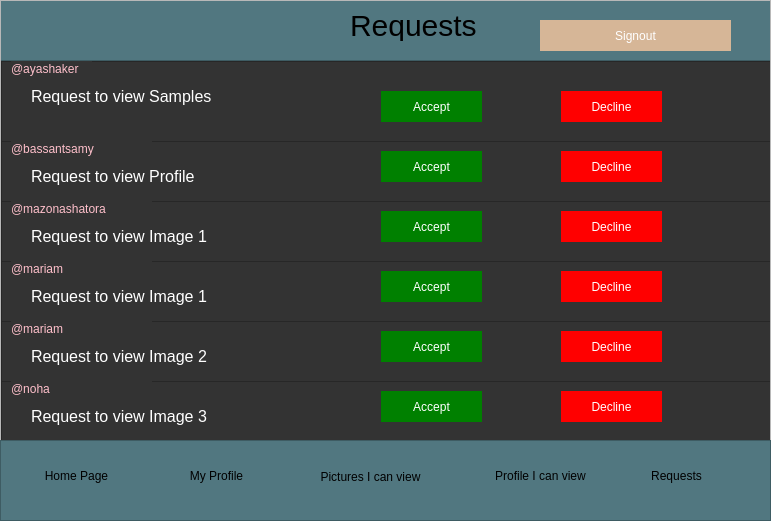
<?xml version="1.0" encoding="UTF-8"?>
<ui version="4.0">
 <class>Requests</class>
 <widget class="QWidget" name="Requests">
  <property name="geometry">
   <rect>
    <x>0</x>
    <y>0</y>
    <width>771</width>
    <height>521</height>
   </rect>
  </property>
  <property name="windowTitle">
   <string>Form</string>
  </property>
  <widget class="QScrollArea" name="scrollArea">
   <property name="geometry">
    <rect>
     <x>0</x>
     <y>0</y>
     <width>771</width>
     <height>481</height>
    </rect>
   </property>
   <property name="widgetResizable">
    <bool>true</bool>
   </property>
   <widget class="QWidget" name="scrollAreaWidgetContents">
    <property name="geometry">
     <rect>
      <x>0</x>
      <y>0</y>
      <width>769</width>
      <height>479</height>
     </rect>
    </property>
    <widget class="QFrame" name="frame">
     <property name="geometry">
      <rect>
       <x>-1</x>
       <y>-1</y>
       <width>771</width>
       <height>61</height>
      </rect>
     </property>
     <property name="styleSheet">
      <string notr="true">QFrame
{
background:rgb(81,119,128);
}</string>
     </property>
     <property name="frameShape">
      <enum>QFrame::StyledPanel</enum>
     </property>
     <property name="frameShadow">
      <enum>QFrame::Raised</enum>
     </property>
     <widget class="QLabel" name="label">
      <property name="geometry">
       <rect>
        <x>350</x>
        <y>10</y>
        <width>141</width>
        <height>31</height>
       </rect>
      </property>
      <property name="styleSheet">
       <string notr="true">QLabel
{
font-size:30px;
}</string>
      </property>
      <property name="text">
       <string>Requests</string>
      </property>
     </widget>
     <widget class="QPushButton" name="Signup">
      <property name="geometry">
       <rect>
        <x>540</x>
        <y>20</y>
        <width>191</width>
        <height>31</height>
       </rect>
      </property>
      <property name="styleSheet">
       <string notr="true">QPushButton
{
background:rgb(214,182,151);
border-radius:60px;
color:white;
}
QPushButton:hover
{
background:argb(214,182,151);
border-radius:60px;
color:white;
}</string>
      </property>
      <property name="text">
       <string>Signout</string>
      </property>
     </widget>
    </widget>
    <widget class="QFrame" name="frame_3">
     <property name="geometry">
      <rect>
       <x>0</x>
       <y>60</y>
       <width>771</width>
       <height>81</height>
      </rect>
     </property>
     <property name="styleSheet">
      <string notr="true">QFrame
{
background:#333;
}</string>
     </property>
     <property name="frameShape">
      <enum>QFrame::StyledPanel</enum>
     </property>
     <property name="frameShadow">
      <enum>QFrame::Raised</enum>
     </property>
     <widget class="QPushButton" name="pushButton">
      <property name="geometry">
       <rect>
        <x>380</x>
        <y>30</y>
        <width>101</width>
        <height>31</height>
       </rect>
      </property>
      <property name="styleSheet">
       <string notr="true">QPushButton
{
background:green;
border-radius:60px;
color:white;
}
QPushButton:hover
{
background:argb(214,182,151);
border-radius:60px;
color:white;
}</string>
      </property>
      <property name="text">
       <string>Accept</string>
      </property>
     </widget>
     <widget class="QLabel" name="label_2">
      <property name="geometry">
       <rect>
        <x>10</x>
        <y>0</y>
        <width>81</width>
        <height>16</height>
       </rect>
      </property>
      <property name="styleSheet">
       <string notr="true">QLabel
{
color:pink;
}</string>
      </property>
      <property name="text">
       <string>@ayashaker</string>
      </property>
     </widget>
     <widget class="QLabel" name="label_3">
      <property name="geometry">
       <rect>
        <x>30</x>
        <y>25</y>
        <width>191</width>
        <height>21</height>
       </rect>
      </property>
      <property name="styleSheet">
       <string notr="true">#label_3
{
color:white;
font-size:16px;
}</string>
      </property>
      <property name="text">
       <string>Request to view Samples</string>
      </property>
     </widget>
    </widget>
    <widget class="QPushButton" name="pushButton_2">
     <property name="geometry">
      <rect>
       <x>560</x>
       <y>90</y>
       <width>101</width>
       <height>31</height>
      </rect>
     </property>
     <property name="styleSheet">
      <string notr="true">QPushButton
{
background:red;
border-radius:60px;
color:white;
}
QPushButton:hover
{
background:argb(214,182,151);
border-radius:60px;
color:white;
}</string>
     </property>
     <property name="text">
      <string>Decline</string>
     </property>
    </widget>
    <widget class="QFrame" name="frame_4">
     <property name="geometry">
      <rect>
       <x>0</x>
       <y>140</y>
       <width>771</width>
       <height>61</height>
      </rect>
     </property>
     <property name="styleSheet">
      <string notr="true">QFrame
{
background:#333;
}</string>
     </property>
     <property name="frameShape">
      <enum>QFrame::StyledPanel</enum>
     </property>
     <property name="frameShadow">
      <enum>QFrame::Raised</enum>
     </property>
     <widget class="QPushButton" name="pushButton_4">
      <property name="geometry">
       <rect>
        <x>380</x>
        <y>10</y>
        <width>101</width>
        <height>31</height>
       </rect>
      </property>
      <property name="styleSheet">
       <string notr="true">QPushButton
{
background:green;
border-radius:60px;
color:white;
}
QPushButton:hover
{
background:argb(214,182,151);
border-radius:60px;
color:white;
}</string>
      </property>
      <property name="text">
       <string>Accept</string>
      </property>
     </widget>
     <widget class="QLabel" name="label_6">
      <property name="geometry">
       <rect>
        <x>10</x>
        <y>0</y>
        <width>141</width>
        <height>16</height>
       </rect>
      </property>
      <property name="styleSheet">
       <string notr="true">QLabel
{
color:pink;
}</string>
      </property>
      <property name="text">
       <string>@bassantsamy</string>
      </property>
     </widget>
     <widget class="QLabel" name="label_7">
      <property name="geometry">
       <rect>
        <x>30</x>
        <y>25</y>
        <width>191</width>
        <height>21</height>
       </rect>
      </property>
      <property name="styleSheet">
       <string notr="true">QLabel
{
color:white;
font-size:16px;
}</string>
      </property>
      <property name="text">
       <string>Request to view Profile</string>
      </property>
     </widget>
     <widget class="QPushButton" name="pushButton_5">
      <property name="geometry">
       <rect>
        <x>560</x>
        <y>10</y>
        <width>101</width>
        <height>31</height>
       </rect>
      </property>
      <property name="styleSheet">
       <string notr="true">QPushButton
{
background:red;
border-radius:60px;
color:white;
}
QPushButton:hover
{
background:argb(214,182,151);
border-radius:60px;
color:white;
}</string>
      </property>
      <property name="text">
       <string>Decline</string>
      </property>
     </widget>
    </widget>
    <widget class="QFrame" name="frame_5">
     <property name="geometry">
      <rect>
       <x>0</x>
       <y>200</y>
       <width>771</width>
       <height>61</height>
      </rect>
     </property>
     <property name="styleSheet">
      <string notr="true">QFrame
{
background:#333;
}</string>
     </property>
     <property name="frameShape">
      <enum>QFrame::StyledPanel</enum>
     </property>
     <property name="frameShadow">
      <enum>QFrame::Raised</enum>
     </property>
     <widget class="QPushButton" name="pushButton_6">
      <property name="geometry">
       <rect>
        <x>380</x>
        <y>10</y>
        <width>101</width>
        <height>31</height>
       </rect>
      </property>
      <property name="styleSheet">
       <string notr="true">QPushButton
{
background:green;
border-radius:60px;
color:white;
}
QPushButton:hover
{
background:argb(214,182,151);
border-radius:60px;
color:white;
}</string>
      </property>
      <property name="text">
       <string>Accept</string>
      </property>
     </widget>
     <widget class="QLabel" name="label_8">
      <property name="geometry">
       <rect>
        <x>10</x>
        <y>0</y>
        <width>141</width>
        <height>16</height>
       </rect>
      </property>
      <property name="styleSheet">
       <string notr="true">QLabel
{
color:pink;
}</string>
      </property>
      <property name="text">
       <string>@mazonashatora</string>
      </property>
     </widget>
     <widget class="QLabel" name="label_9">
      <property name="geometry">
       <rect>
        <x>30</x>
        <y>25</y>
        <width>191</width>
        <height>21</height>
       </rect>
      </property>
      <property name="styleSheet">
       <string notr="true">QLabel
{
color:white;
font-size:16px;
}</string>
      </property>
      <property name="text">
       <string>Request to view Image 1</string>
      </property>
     </widget>
     <widget class="QPushButton" name="pushButton_7">
      <property name="geometry">
       <rect>
        <x>560</x>
        <y>10</y>
        <width>101</width>
        <height>31</height>
       </rect>
      </property>
      <property name="styleSheet">
       <string notr="true">QPushButton
{
background:red;
border-radius:60px;
color:white;
}
QPushButton:hover
{
background:argb(214,182,151);
border-radius:60px;
color:white;
}</string>
      </property>
      <property name="text">
       <string>Decline</string>
      </property>
     </widget>
    </widget>
    <widget class="QFrame" name="frame_6">
     <property name="geometry">
      <rect>
       <x>0</x>
       <y>260</y>
       <width>781</width>
       <height>61</height>
      </rect>
     </property>
     <property name="styleSheet">
      <string notr="true">QFrame
{
background:#333;
}</string>
     </property>
     <property name="frameShape">
      <enum>QFrame::StyledPanel</enum>
     </property>
     <property name="frameShadow">
      <enum>QFrame::Raised</enum>
     </property>
     <widget class="QPushButton" name="pushButton_8">
      <property name="geometry">
       <rect>
        <x>380</x>
        <y>10</y>
        <width>101</width>
        <height>31</height>
       </rect>
      </property>
      <property name="styleSheet">
       <string notr="true">QPushButton
{
background:green;
border-radius:60px;
color:white;
}
QPushButton:hover
{
background:argb(214,182,151);
border-radius:60px;
color:white;
}</string>
      </property>
      <property name="text">
       <string>Accept</string>
      </property>
     </widget>
     <widget class="QLabel" name="label_10">
      <property name="geometry">
       <rect>
        <x>10</x>
        <y>0</y>
        <width>141</width>
        <height>16</height>
       </rect>
      </property>
      <property name="styleSheet">
       <string notr="true">QLabel
{
color:pink;
}</string>
      </property>
      <property name="text">
       <string>@mariam</string>
      </property>
     </widget>
     <widget class="QLabel" name="label_11">
      <property name="geometry">
       <rect>
        <x>30</x>
        <y>25</y>
        <width>191</width>
        <height>21</height>
       </rect>
      </property>
      <property name="styleSheet">
       <string notr="true">QLabel
{
color:white;
font-size:16px;
}</string>
      </property>
      <property name="text">
       <string>Request to view Image 1</string>
      </property>
     </widget>
     <widget class="QPushButton" name="pushButton_9">
      <property name="geometry">
       <rect>
        <x>560</x>
        <y>10</y>
        <width>101</width>
        <height>31</height>
       </rect>
      </property>
      <property name="styleSheet">
       <string notr="true">QPushButton
{
background:red;
border-radius:60px;
color:white;
}
QPushButton:hover
{
background:argb(214,182,151);
border-radius:60px;
color:white;
}</string>
      </property>
      <property name="text">
       <string>Decline</string>
      </property>
     </widget>
    </widget>
    <widget class="QFrame" name="frame_7">
     <property name="geometry">
      <rect>
       <x>0</x>
       <y>320</y>
       <width>771</width>
       <height>61</height>
      </rect>
     </property>
     <property name="styleSheet">
      <string notr="true">QFrame
{
background:#333;
}</string>
     </property>
     <property name="frameShape">
      <enum>QFrame::StyledPanel</enum>
     </property>
     <property name="frameShadow">
      <enum>QFrame::Raised</enum>
     </property>
     <widget class="QPushButton" name="pushButton_10">
      <property name="geometry">
       <rect>
        <x>380</x>
        <y>10</y>
        <width>101</width>
        <height>31</height>
       </rect>
      </property>
      <property name="styleSheet">
       <string notr="true">QPushButton
{
background:green;
border-radius:60px;
color:white;
}
QPushButton:hover
{
background:argb(214,182,151);
border-radius:60px;
color:white;
}</string>
      </property>
      <property name="text">
       <string>Accept</string>
      </property>
     </widget>
     <widget class="QLabel" name="label_12">
      <property name="geometry">
       <rect>
        <x>10</x>
        <y>0</y>
        <width>141</width>
        <height>16</height>
       </rect>
      </property>
      <property name="styleSheet">
       <string notr="true">QLabel
{
color:pink;
}</string>
      </property>
      <property name="text">
       <string>@mariam</string>
      </property>
     </widget>
     <widget class="QLabel" name="label_13">
      <property name="geometry">
       <rect>
        <x>30</x>
        <y>25</y>
        <width>191</width>
        <height>21</height>
       </rect>
      </property>
      <property name="styleSheet">
       <string notr="true">QLabel
{
color:white;
font-size:16px;
}</string>
      </property>
      <property name="text">
       <string>Request to view Image 2</string>
      </property>
     </widget>
     <widget class="QPushButton" name="pushButton_11">
      <property name="geometry">
       <rect>
        <x>560</x>
        <y>10</y>
        <width>101</width>
        <height>31</height>
       </rect>
      </property>
      <property name="styleSheet">
       <string notr="true">QPushButton
{
background:red;
border-radius:60px;
color:white;
}
QPushButton:hover
{
background:argb(214,182,151);
border-radius:60px;
color:white;
}</string>
      </property>
      <property name="text">
       <string>Decline</string>
      </property>
     </widget>
    </widget>
    <widget class="QFrame" name="frame_8">
     <property name="geometry">
      <rect>
       <x>0</x>
       <y>380</y>
       <width>781</width>
       <height>60</height>
      </rect>
     </property>
     <property name="styleSheet">
      <string notr="true">QFrame
{
background:#333;
}</string>
     </property>
     <property name="frameShape">
      <enum>QFrame::StyledPanel</enum>
     </property>
     <property name="frameShadow">
      <enum>QFrame::Raised</enum>
     </property>
     <widget class="QPushButton" name="pushButton_12">
      <property name="geometry">
       <rect>
        <x>380</x>
        <y>10</y>
        <width>101</width>
        <height>31</height>
       </rect>
      </property>
      <property name="styleSheet">
       <string notr="true">QPushButton
{
background:green;
border-radius:60px;
color:white;
}
QPushButton:hover
{
background:argb(214,182,151);
border-radius:60px;
color:white;
}</string>
      </property>
      <property name="text">
       <string>Accept</string>
      </property>
     </widget>
     <widget class="QLabel" name="label_14">
      <property name="geometry">
       <rect>
        <x>10</x>
        <y>0</y>
        <width>141</width>
        <height>16</height>
       </rect>
      </property>
      <property name="styleSheet">
       <string notr="true">QLabel
{
color:pink;
}</string>
      </property>
      <property name="text">
       <string>@noha</string>
      </property>
     </widget>
     <widget class="QLabel" name="label_15">
      <property name="geometry">
       <rect>
        <x>30</x>
        <y>25</y>
        <width>191</width>
        <height>21</height>
       </rect>
      </property>
      <property name="styleSheet">
       <string notr="true">QLabel
{
color:white;
font-size:16px;
}</string>
      </property>
      <property name="text">
       <string>Request to view Image 3</string>
      </property>
     </widget>
     <widget class="QPushButton" name="pushButton_13">
      <property name="geometry">
       <rect>
        <x>560</x>
        <y>10</y>
        <width>101</width>
        <height>31</height>
       </rect>
      </property>
      <property name="styleSheet">
       <string notr="true">QPushButton
{
background:red;
border-radius:60px;
color:white;
}
QPushButton:hover
{
background:argb(214,182,151);
border-radius:60px;
color:white;
}</string>
      </property>
      <property name="text">
       <string>Decline</string>
      </property>
     </widget>
    </widget>
   </widget>
  </widget>
  <widget class="QFrame" name="frame_2">
   <property name="geometry">
    <rect>
     <x>0</x>
     <y>440</y>
     <width>771</width>
     <height>81</height>
    </rect>
   </property>
   <property name="styleSheet">
    <string notr="true">QFrame
{
background:rgb(81,119,128);
}</string>
   </property>
   <property name="frameShape">
    <enum>QFrame::StyledPanel</enum>
   </property>
   <property name="frameShadow">
    <enum>QFrame::Raised</enum>
   </property>
   <widget class="QPushButton" name="pushButton_14">
    <property name="geometry">
     <rect>
      <x>20</x>
      <y>20</y>
      <width>113</width>
      <height>32</height>
     </rect>
    </property>
    <property name="styleSheet">
     <string notr="true">
QPushButton
{
background:rgb(81,119,128);
border-radius:60px;
color:black;
}
QPushButton:hover
{
background:argb(214,182,151);
border-radius:60px;
color:white;
}</string>
    </property>
    <property name="text">
     <string>Home Page</string>
    </property>
   </widget>
   <widget class="QPushButton" name="pushButton_15">
    <property name="geometry">
     <rect>
      <x>160</x>
      <y>20</y>
      <width>113</width>
      <height>32</height>
     </rect>
    </property>
    <property name="styleSheet">
     <string notr="true">
QPushButton
{
background:rgb(81,119,128);
border-radius:60px;
color:black;
}
QPushButton:hover
{
background:argb(214,182,151);
border-radius:60px;
color:white;
}</string>
    </property>
    <property name="text">
     <string>My Profile</string>
    </property>
   </widget>
   <widget class="QPushButton" name="pushButton_16">
    <property name="geometry">
     <rect>
      <x>300</x>
      <y>21</y>
      <width>141</width>
      <height>31</height>
     </rect>
    </property>
    <property name="styleSheet">
     <string notr="true">
QPushButton
{
background:rgb(81,119,128);
border-radius:60px;
color:black;
}
QPushButton:hover
{
background:argb(214,182,151);
border-radius:60px;
color:white;
}</string>
    </property>
    <property name="text">
     <string>Pictures I can view</string>
    </property>
   </widget>
   <widget class="QPushButton" name="pushButton_17">
    <property name="geometry">
     <rect>
      <x>620</x>
      <y>20</y>
      <width>113</width>
      <height>32</height>
     </rect>
    </property>
    <property name="styleSheet">
     <string notr="true">
QPushButton
{
background:rgb(81,119,128);
border-radius:60px;
color:black;
}
QPushButton:hover
{
background:argb(214,182,151);
border-radius:60px;
color:white;
}</string>
    </property>
    <property name="text">
     <string>Requests</string>
    </property>
   </widget>
   <widget class="QPushButton" name="pushButton_18">
    <property name="geometry">
     <rect>
      <x>470</x>
      <y>20</y>
      <width>141</width>
      <height>31</height>
     </rect>
    </property>
    <property name="styleSheet">
     <string notr="true">
QPushButton
{
background:rgb(81,119,128);
border-radius:60px;
color:black;
}
QPushButton:hover
{
background:argb(214,182,151);
border-radius:60px;
color:white;
}</string>
    </property>
    <property name="text">
     <string>Profile I can view</string>
    </property>
   </widget>
  </widget>
 </widget>
 <resources/>
 <connections/>
</ui>
